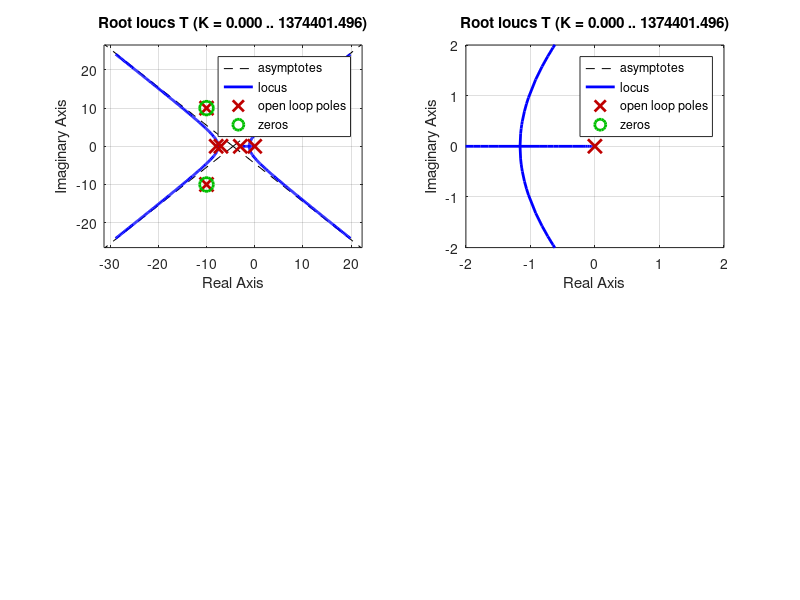

Here is the MATLAB script that generated this plot: (Note: this script raises an error after producing the figure.)
%% Computer Assignment #2 Problem #2
% Root locus graphing and finding gain based on damping ratio

clear
clc

% Build polynomials in the transfer funtion
p1 = [1 3 0];
p2 = [1 7];
p3 = [1 8];
p4 = [1 20 200];
p5 = [0 0 0 0 0 1 30];
% Polynomial multiplication
denom = conv( conv(p1,p2) , conv(p3,p4) ) + p5;

% Transfer function declaration
T = tf(p4,denom);

% Root locus plot 
subplot(2,2,1)
rlocus(T)

% Root locus close up
subplot(2,2,2)
rlocus(T)
axis([-2 2 -2 2])

% Find gain associated with zeta = 0.707
sgrid(0.707,0)
K = rlocfind(T);
fprintf('Gain associated with \x03B6 = 0.707 is K = %4.2f\n',K)

% Step response with gain found earlier
subplot(2,2,[3,4])
T_2 = tf(K*p4,conv( conv(p1,p2) , conv(p3,p4) ) + K*p5);
step(T_2)